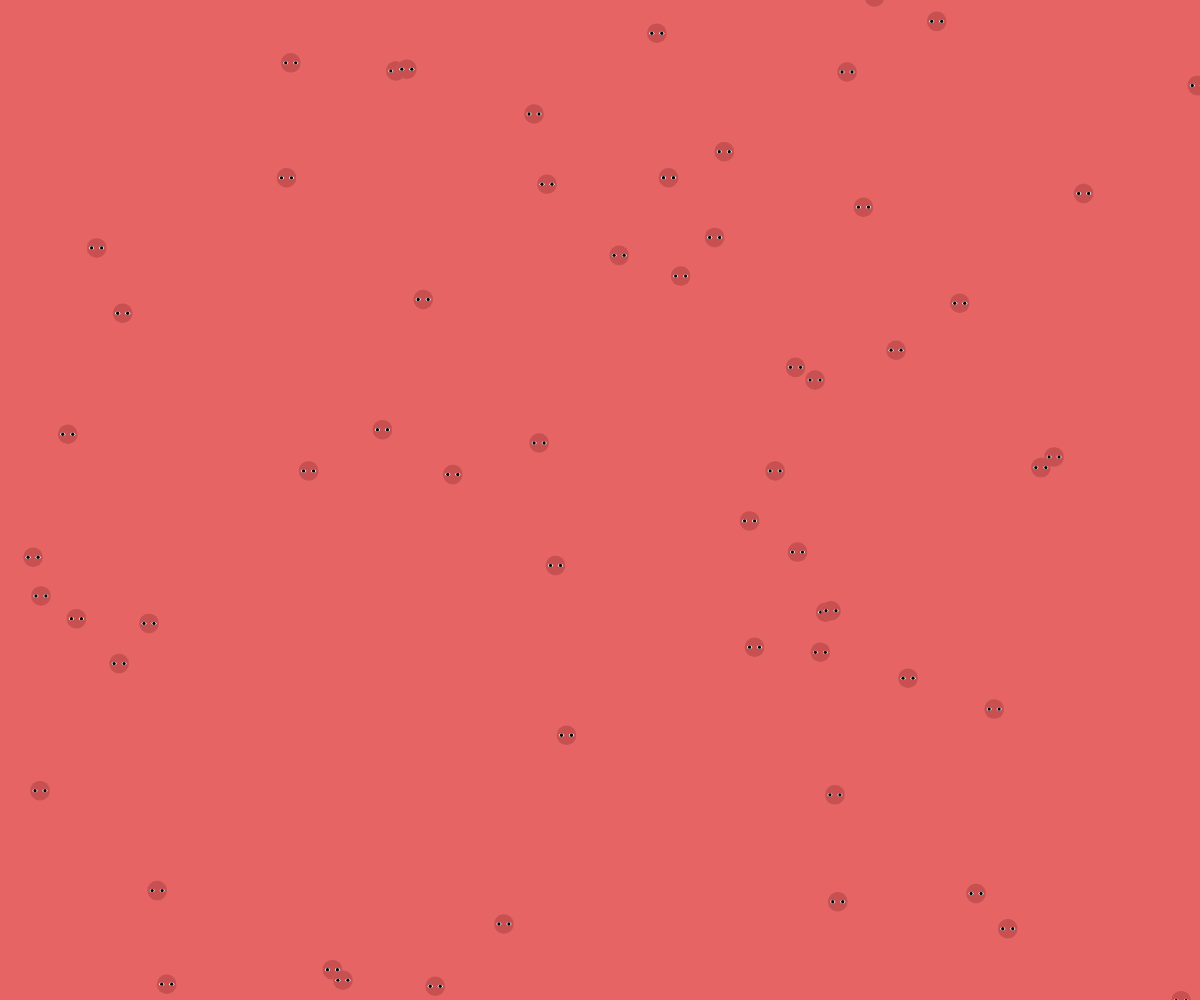
Frame 1 (no input)
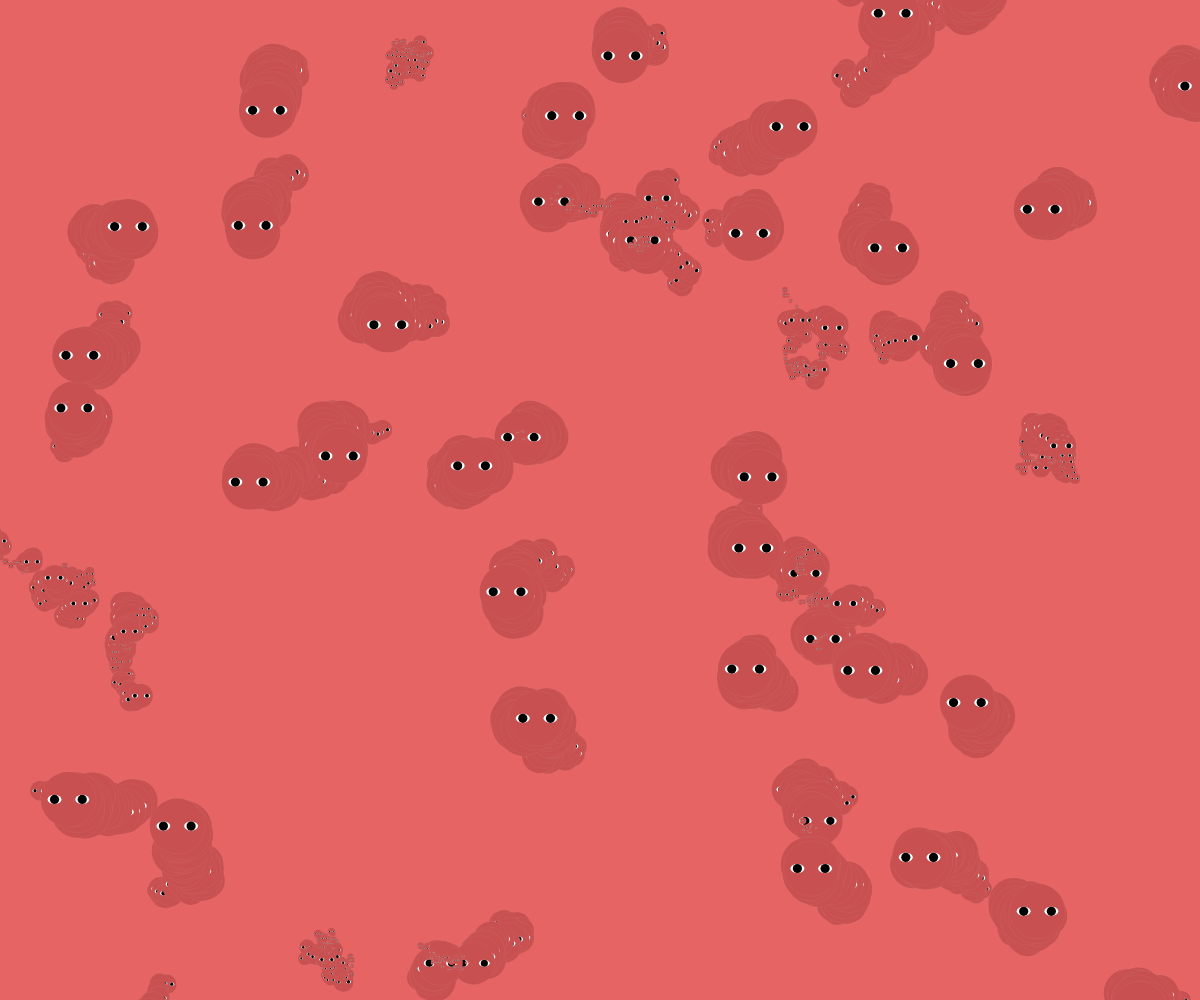
Frame 60 (no input)
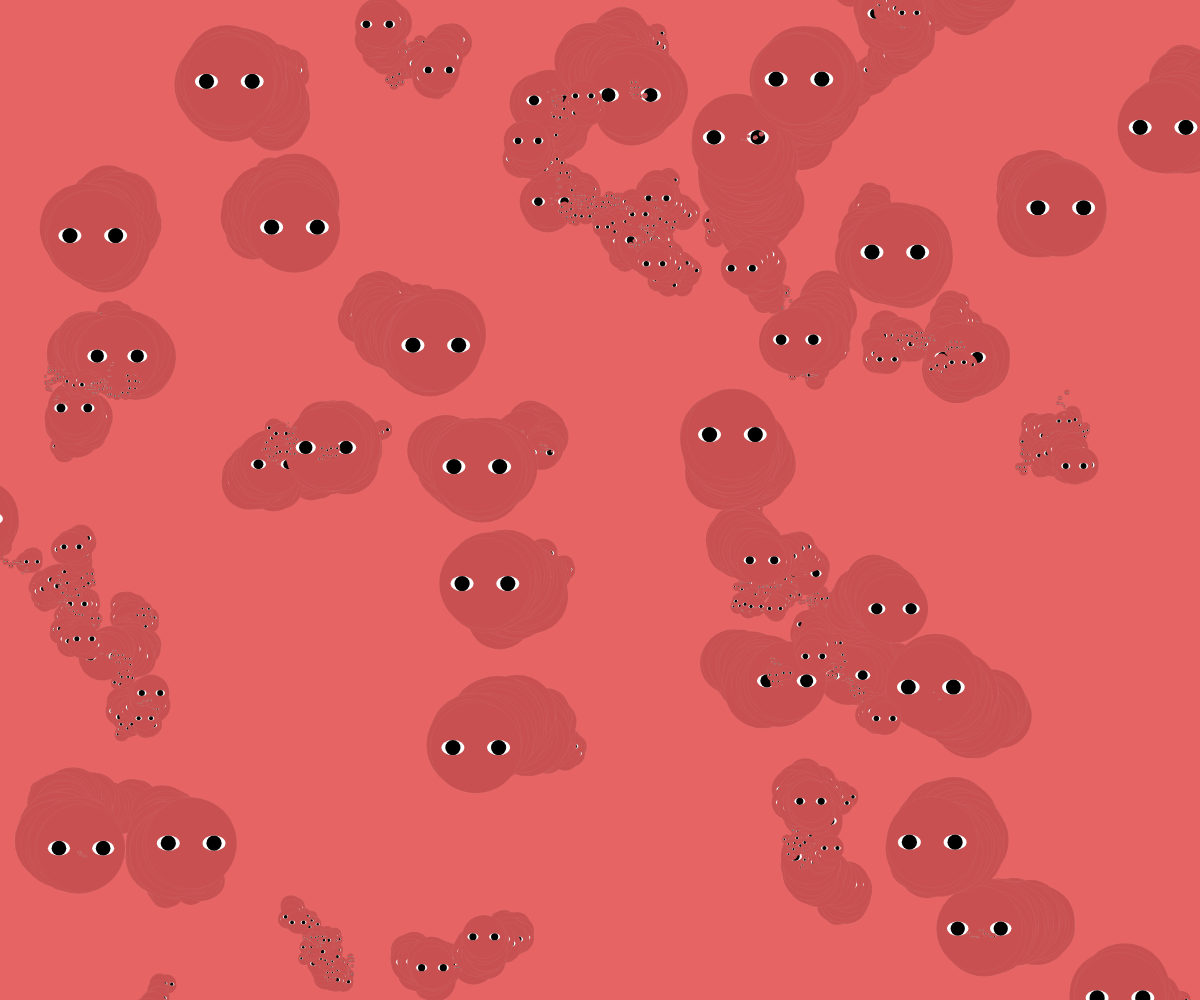
Frame 120 (the mouse pressed at the canvas centre since frame 60)

The p5.js sketch that drew these frames (run headless with seeded random() and noise() and a simulated clock; from frame 60 on, the mouse is pressed at the canvas centre):

// p5.js sketch
// ── sketch.js
var bubbles = [];

function setup() {
  createCanvas(windowWidth, windowHeight);
    background(230, 100, 100);


  for (var i = 0; i < 60; i++) {
    bubbles[i] = new Bubble(random(width), random(height))
  }
}

function draw() {

  for (var i = 0; i < bubbles.length; i++) {
    bubbles[i].move();
    bubbles[i].display();
    bubbles[i].grow(0.3);

    for (var j = 0; j < bubbles.length; j++) {
      if (i != j && bubbles[i].intersects(bubbles[j])) {
        bubbles[i].r = 1;
        // bubbles[i].changeColor();
        // bubbles[j].changeColor();
        
      }

    }
  }

}
// ── bubbles.js
function Bubble(x, y) {
  this.x = x;
  this.y = y;
  this.r = 10;
  this.col = color(200, 80, 80);
  
  
  // this.changeColor = function() {
  //   this.col = color(200, 0 , 200)
  // }
  


  this.intersects = function(other) {
    var d = dist(this.x, this.y, other.x, other.y); 
      if (d < this.r + other.r) {
        return true;
      } else {
        return false;
      }
    }
    
  this.grow = function(other) {
    this.r = this.r + other;
    }

  this.display = function() {
    stroke(255,10);
    
    fill(this.col);
    var face = ellipse(this.x, this.y, this.r *2, this.r *2);
    fill(255);
    var eyeL = ellipse(this.x - this.r/2, this.y , this.r/2 , this.r/3 );
    var eyer = ellipse(this.x + this.r/2, this.y , this.r/2 , this.r/3 );
    fill(0);
    var pupL= ellipse(this.x - this.r/2, this.y , this.r/3 , this.r/3 );
    var pupR= ellipse(this.x + this.r/2, this.y , this.r/3 , this.r/3 );
    

    // fill(0);
    // var pupL = ellipse(eyeL.x, eyeL.y, this.r/2, this.r/3);

    //   var dude{
    // face: fill(this.col), ellipse(this.x, this.y, this.r *2, this.r *2);
    // eyeL: fill(255), ellipse(this.x - r, this.y , this.r*2 - r, this.r*2 -r);
    // }
  }
  


  this.move = function() {
    this.x = this.x + random(-7, 7);
    this.y = this.y + random(-7, 7);
  }



}
